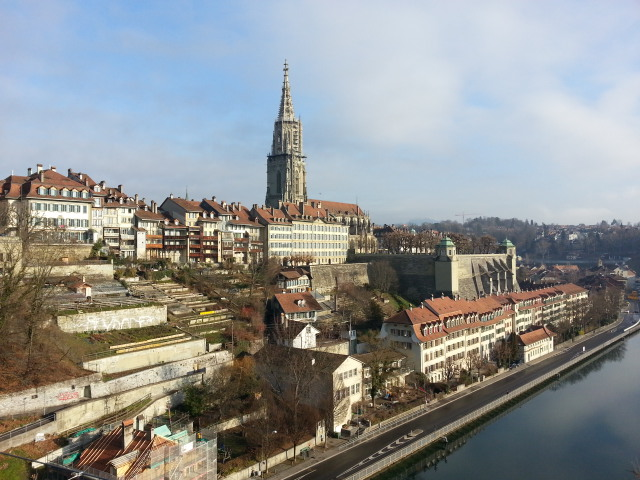
//> input picture image/hough_test3.jpg, 640 x 480 px
$ ./연습문제11   (built with g++ and OpenCV 4)
//> lines starting //> are read from the running program, lines starting //| are printed output that depends on the picture; after the words box and inside, x2 and y2 are one past the last pixel; in counts of white or black regions, pixels touching at a corner belong together
#include <opencv2/opencv.hpp>
#include <opencv2/imgproc/types_c.h>
using namespace cv;
using namespace std;

void hough_coord(Mat image, Mat& acc_mat, double rho, double theta)
{
    int acc_h = int((image.rows + image.cols) * 2 / rho);
    int acc_w = int(180 / theta);

    acc_mat = Mat(acc_h, acc_w, CV_32S, Scalar(0));

    for (int i = 0; i < image.rows; i++) {
        for (int j = 0; j < image.cols; j++)
        {
            Point pt(j, i);
            if (image.at<uchar>(pt) > 0) {

                for (int t = 0; t < acc_w; t++)
                {
                    double radian = t * theta * CV_PI / 180;
                    double r = pt.x * cos(radian) + pt.y * sin(radian);
                    r = cvRound(r / rho + acc_mat.rows / 2.0);
                    acc_mat.at<int>((int)r, t)++;
                }
            }
        }
    }
}

void acc_mask(Mat acc_mat, Mat& acc_dst, Size size, int thresh)
{
    acc_dst = Mat(acc_mat.size(), CV_32S, Scalar(0));
    Point h_m = size / 2;    // 마스크 크기 절반

    for (int r = h_m.y; r < acc_mat.rows - h_m.y; r++) {
        for (int t = h_m.x; t < acc_mat.cols - h_m.x; t++)
        {
            Point center = Point(t, r) - h_m;
            int c_value = acc_mat.at<int>(center);    // 중심화소
            if (c_value >= thresh)
            {
                double maxVal = 0;
                for (int u = 0; u < size.height; u++) {
                    for (int v = 0; v < size.width; v++)
                    {
                        Point start = center + Point(v, u);
                        if (start != center && acc_mat.at<int>(start) > maxVal)
                            maxVal = acc_mat.at<int>(start);
                    }
                }

                Rect rect(center, size);
                if (c_value >= maxVal)
                {
                    acc_dst.at<int>(center) = c_value;
                    acc_mat(rect).setTo(0);
                }
            }
        }
    }
}

void thres_lines(Mat acc_dst, Mat& lines, double _rho, double theta, int thresh)
{
    for (int r = 0; r < acc_dst.rows; r++) {
        for (int t = 0; t < acc_dst.cols; t++)
        {
            float value = (float)acc_dst.at<int>(r, t);            // 누적값
            if (value >= thresh)                                // 직선 길이 임계값
            {
                float rho = (float)((r - acc_dst.rows / 2) * _rho);        // 수직거리
                float radian = (float)(t * theta * CV_PI / 180);                        // 각도

                Matx13f line(rho, radian, value);                 // 단일 직선
                lines.push_back((Mat)line);
            }
        }
    }
}

void sort_lines(Mat lines, vector<Vec2f>& s_lines)
{
    Mat acc = lines.col(2), idx;
    sortIdx(acc, idx, SORT_EVERY_COLUMN + SORT_DESCENDING);

    for (int i = 0; i < idx.rows; i++)
    {
        int id = idx.at<int>(i);
        float rho = lines.at<float>(id, 0);        // 수직거리
        float radian = lines.at<float>(id, 1);
        s_lines.push_back(Vec2f(rho, radian));
    }
}

void houghLines(Mat src, vector<Vec2f>& s_lines, double rho, double theta, int thresh)
{
    Mat acc_mat, acc_dst, lines;
    hough_coord(src, acc_mat, rho, theta);
    acc_mask(acc_mat, acc_dst, Size(3, 7), thresh);

    thres_lines(acc_dst, lines, rho, theta, thresh);
    sort_lines(lines, s_lines);
}

void draw_houghLines(Mat image, Mat& dst, vector<Vec2f> lines, int nline, int lineThickness)
{
    image.copyTo(dst);

    for (int i = 0; i < min((int)lines.size(), nline); i++)
    {
        float rho = lines[i][0], theta = lines[i][1];
        double a = cos(theta), b = sin(theta);
        double x0 = a * rho, y0 = b * rho;
        Point pt1(cvRound(x0 + 1000 * (-b)), cvRound(y0 + 1000 * (a)));
        Point pt2(cvRound(x0 - 1000 * (-b)), cvRound(y0 - 1000 * (a)));

        line(dst, pt1, pt2, Scalar(0, 255, 0), lineThickness, LINE_AA);
    }
}

int main()
{
    Mat image = imread("../../image/hough_test3.jpg");
//> image is the input picture: 480 rows x 640 cols, CV_8UC3; mean B, G, R 144.9, 145.8, 143.3
    CV_Assert(image.data);

    Mat canny, dst1, dst2;
    cvtColor(image, canny, COLOR_BGR2GRAY);
    GaussianBlur(canny, canny, Size(5, 5), 2, 2);
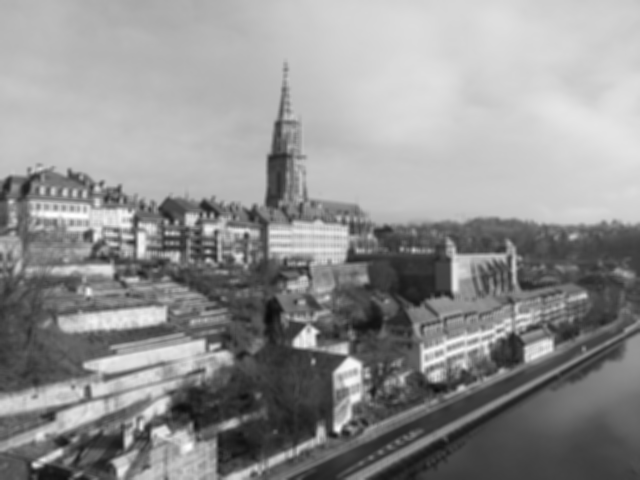
//> canny: 480 rows x 640 cols, CV_8UC1; min 10, max 254, mean 144.9
    Canny(canny, canny, 100, 150, 3);
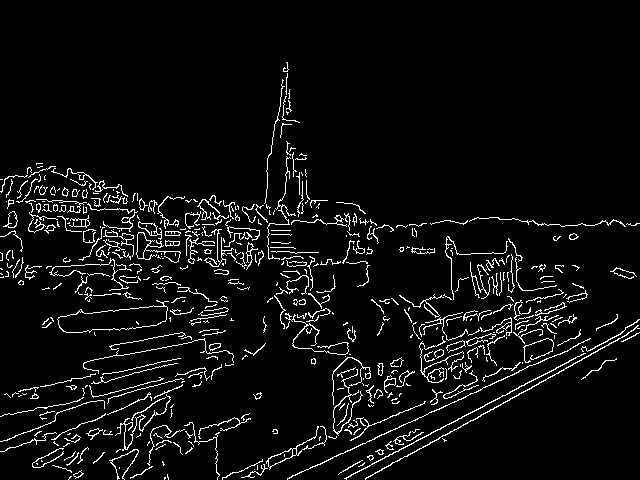
//> canny: 480 rows x 640 cols, CV_8UC1; 5.4% white in thin lines or dots, all inside (x1, y1, x2, y2) = (0, 62, 640, 480)

    double rho = 1, theta = 2;
    int thresh = 100;
    int maxLines = 10;
    int lineThickness = 2;

    vector<Vec2f> lines1, lines2;
    houghLines(canny, lines1, rho, theta, thresh);
//> after the loop in hough_coord, `for (int i = 0; i < image.rows; i++)`:
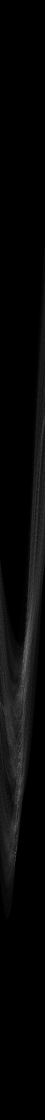
//> acc_mat: 2240 rows x 90 cols, CV_32SC1 (shown at 1/2 size); min 0, max 200, mean 7.5
//> in acc_mask, `Point h_m = size / 2;`: h_m = Point(1, 3)
//> after the loop in acc_mask, `for (int r = h_m.y; r < acc_mat.rows - h_m.y; r++)`:
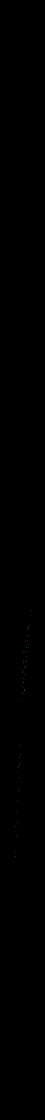
//> acc_dst: 2240 rows x 90 cols, CV_32SC1 (shown at 1/2 size); 25 distinct labels, from 0 to 200; one colour per label, 0 black
//> after the loop in acc_mask, `for (int r = h_m.y; r < acc_mat.rows - h_m.y; r++)`:
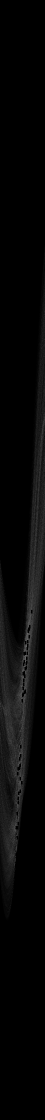
//> acc_mat: 2240 rows x 90 cols, CV_32SC1 (shown at 1/2 size); 0.48% of pixels changed, all inside (x1, y1, x2, y2) = (31, 1220, 65, 1719)
//> after the loop in thres_lines, `for (int r = 0; r < acc_dst.rows; r++)`: lines = 52 rows, first 8: [100, 2.16, 101], [130, 2.02, 105], [134, 1.99, 100], [136, 1.95, 100], [139, 1.92, 105], [150, 1.99, 106], [160, 1.88, 117], [162, 1.75, 100]
//> in sort_lines, `Mat acc = lines.col(2), idx;`: acc = 52 values, max 200 at index 50, min 100 at index 2, mean 112.2
//> in sort_lines, `sortIdx(acc, idx, SORT_EVERY_COLUMN + SORT_DESCENDING);`: idx = 52 values, max 51 at index 10, min 0 at index 46, mean 25.5
//> the loop in sort_lines, `for (int i = 0; i < idx.rows; i++)` made 52 passes
//> (id, rho, radian) on passes 1 to 12: (50, 585, 1.08), (21, 224, 1.57), (48, 532, 1.19), (14, 200, 1.64), (34, 407, 1.36), (17, 205, 1.61), (9, 174, 1.85), (19, 214, 1.71), (43, 473, 1.22), (10, 183, 1.71), (51, 593, 1.08), (37, 414, 1.22)
//> in houghLines, `sort_lines(lines, s_lines);`: s_lines = 52 items, first 12: [585, 1.08], [224, 1.57], [532, 1.19], [200, 1.64], [407, 1.36], [205, 1.61], [174, 1.85], [214, 1.71], [473, 1.22], [183, 1.71], [593, 1.08], [414, 1.22]
//> lines1 has the same summary as s_lines in houghLines
    HoughLines(canny, lines2, rho, theta * CV_PI / 180, thresh);
//> lines2 = 82 lines (rho, theta), first 12: [585, 1.08], [224, 1.57], [532, 1.19], [200, 1.64], [407, 1.36], [205, 1.61], [214, 1.71], [174, 1.85], [473, 1.22], [183, 1.71], [593, 1.08], [414, 1.22]
    draw_houghLines(image, dst1, lines1, maxLines, lineThickness);
//> the loop in draw_houghLines, `for (int i = 0; i < min((int)lines.size(), nline); i++)` made 10 passes
//> (rho, theta, a, b, x0, y0, pt1, pt2) on passes 1 to 8: (585, 1.08, 0.469, 0.883, 274.6, 516.5, Point(-608, 986), Point(1158, 47)), (224, 1.57, -4.37e-08, 1, -9.79e-06, 224, Point(-1000, 224), Point(1000, 224)), (532, 1.19, 0.375, 0.927, 199.3, 493.3, Point(-728, 868), Point(1126, 119)), (200, 1.64, -0.0698, 0.998, -13.95, 199.5, Point(-1012, 130), Point(984, 269)), (407, 1.36, 0.208, 0.978, 84.62, 398.1, Point(-894, 606), Point(1063, 190)), (205, 1.61, -0.0349, 0.999, -7.15, 204.9, Point(-1007, 170), Point(992, 240)), (174, 1.85, -0.276, 0.961, -47.96, 167.3, Point(-1009, -108), Point(913, 443)), (214, 1.71, -0.139, 0.99, -29.78, 211.9, Point(-1020, 73), Point(960, 351))
//> after the loop in draw_houghLines, `for (int i = 0; i < min((int)lines.size(), nline); i++)`:
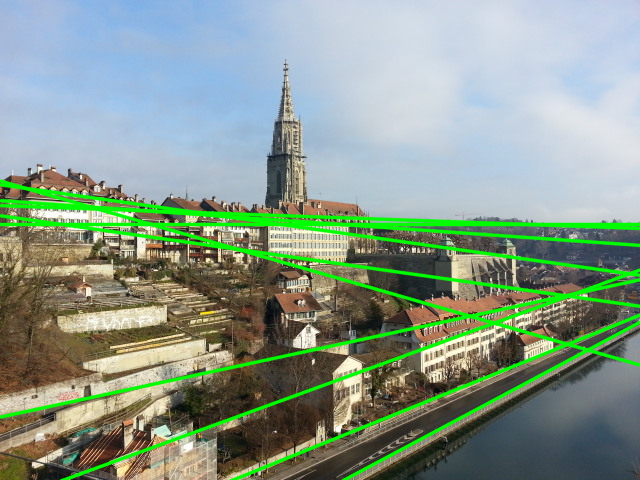
//> dst: 480 rows x 640 cols, CV_8UC3; 8.32% of pixels changed, all inside (x1, y1, x2, y2) = (0, 179, 640, 480)
    draw_houghLines(image, dst2, lines2, maxLines, lineThickness);
//> call 2 of draw_houghLines, with nline = 10, lineThickness = 2
//> the loop in draw_houghLines (call 2), `for (int i = 0; i < min((int)lines.size(), nline); i++)` made 10 passes
//> after the loop in draw_houghLines (call 2), `for (int i = 0; i < min((int)lines.size(), nline); i++)`:
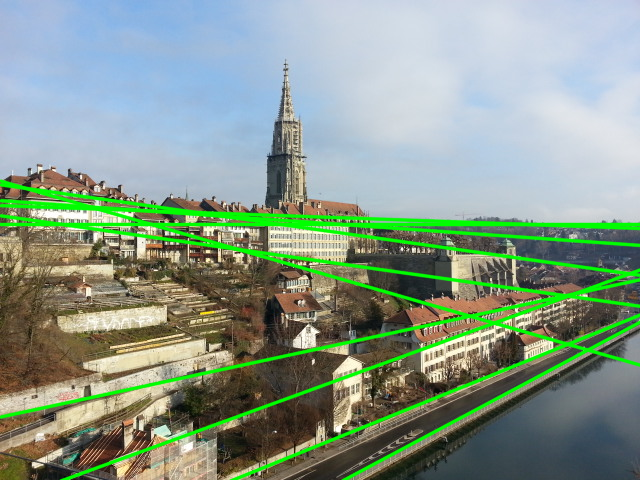
//> dst: 480 rows x 640 cols, CV_8UC3; 8.32% of pixels changed, all inside (x1, y1, x2, y2) = (0, 179, 640, 480)

    imshow("source", image);
    imshow("canny", canny);
    imshow("detected lines", dst1);
    imshow("detected lines_OpenCV", dst2);
    waitKey(0);

    return 0;
}

$ run again, with image/affine_test.jpg copied over image/hough_test3.jpg
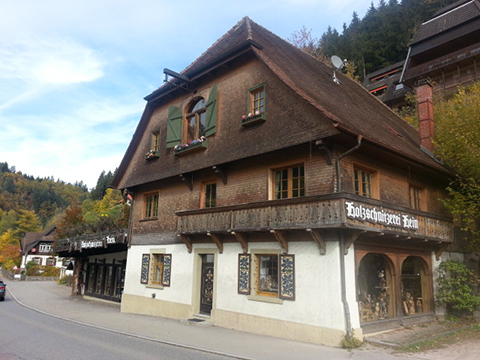
//> input picture image/affine_test.jpg, 480 x 360 px
//> image is the input picture: 360 rows x 480 cols, CV_8UC3; mean B, G, R 121.7, 127.7, 130.5
//> h_m = Point(1, 3)
//> after the loop in acc_mask, `for (int r = h_m.y; r < acc_mat.rows - h_m.y; r++)`:
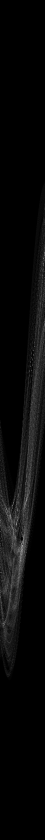
//> acc_mat: 1680 rows x 90 cols, CV_32SC1 (shown at 1/2 size); min 0, max 91, mean 3.2; drawn with min black and max white
//> after the loop in thres_lines, `for (int r = 0; r < acc_dst.rows; r++)`: lines = [234, 1.47, 108]
//> acc = [108]
//> idx = [0]
//> the loop in sort_lines, `for (int i = 0; i < idx.rows; i++)` made 1 pass
//> (id, rho, radian) on pass 1: (0, 234, 1.47)
//> s_lines = 1 item: [234, 1.47]
//> lines2 = 1 line (rho, theta): [234, 1.47]
//> the loop in draw_houghLines, `for (int i = 0; i < min((int)lines.size(), nline); i++)` made 1 pass
//> (rho, theta, a, b, x0, y0, pt1, pt2) on pass 1: (234, 1.47, 0.105, 0.995, 24.46, 232.7, Point(-970, 337), Point(1019, 128))
//> after the loop in draw_houghLines, `for (int i = 0; i < min((int)lines.size(), nline); i++)`:
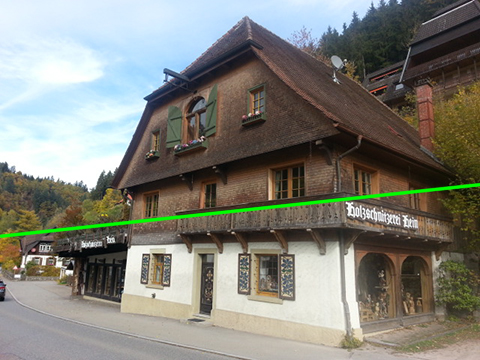
//> dst: 360 rows x 480 cols, CV_8UC3; 1.39% of pixels changed, all inside (x1, y1, x2, y2) = (0, 182, 480, 239)
//> the loop in draw_houghLines (call 2), `for (int i = 0; i < min((int)lines.size(), nline); i++)` made 1 pass
